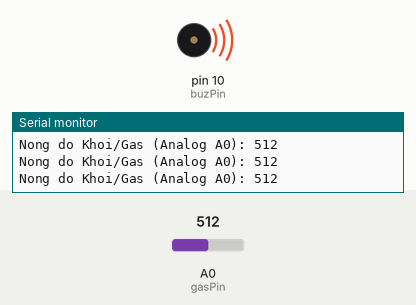
Simulated run of this sketch. Board: Arduino Uno, built with avr-gcc and run on an emulated ATmega328P. On the bench: buzzer (waves = sounding, pin HIGH), the last lines printed to the serial monitor. The test bench sets the inputs (shaded band); at power-on: A0 (gasPin) = 512.

Above: at 1.2 s.
1.3 s: A0 (gasPin) set to 410
2.8 s: A0 (gasPin) set to 387
At 3.6 s:
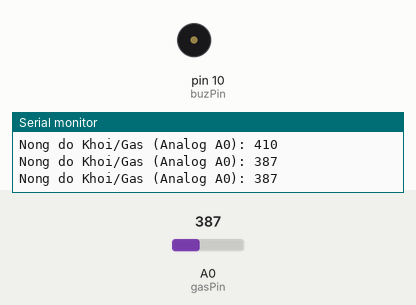
4.5 s: A0 (gasPin) set to 511
At 4.8 s:
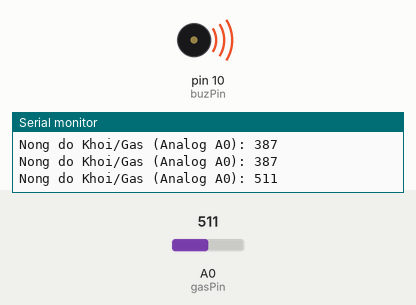
6.0 s: A0 (gasPin) set to 390
At 7.3 s:
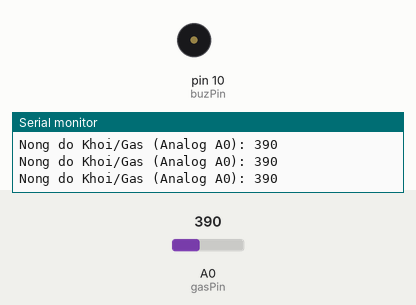
Timing chart, 0 to 8.5 s (numbered marks = the images above; inputs shaded):
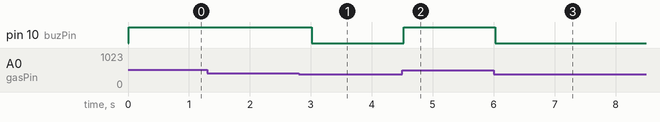

Measured:
- the behaviour switches between 401 and 400 on A0 (gasPin) (found by bisection; images 0 and 1)
- after the input at 2.8 s, pin 10 (buzPin): HIGH → LOW after 0.22 s
- after the input at 4.5 s, pin 10 (buzPin): LOW → HIGH at once
- after the input at 6.0 s, pin 10 (buzPin): HIGH → LOW at once

The sketch:

sketch.ino
```cpp
const int gasPin = A0;
const int buzPin = 10;

void setup() {
  Serial.begin(9600);
  pinMode(buzPin, OUTPUT);
  Serial.println("=== BAI 4.5: CAM BIEN KHOI / GAS MQ-2 ===");
}

void loop() {
  int gasVal = analogRead(gasPin);
  Serial.print("Nong do Khoi/Gas (Analog A0): ");
  Serial.println(gasVal);

  if (gasVal > 400) {
    digitalWrite(buzPin, HIGH);
  } else {
    digitalWrite(buzPin, LOW);
  }
  delay(300);
}
```
